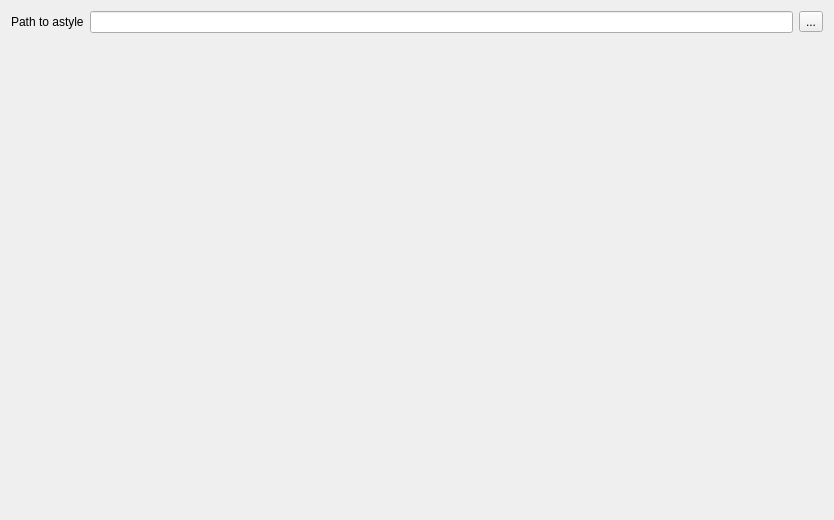
<?xml version="1.0" encoding="UTF-8"?>
<ui version="4.0">
 <class>FormatterPathWidget</class>
 <widget class="QWidget" name="FormatterPathWidget">
  <property name="geometry">
   <rect>
    <x>0</x>
    <y>0</y>
    <width>834</width>
    <height>520</height>
   </rect>
  </property>
  <property name="windowTitle">
   <string>Form</string>
  </property>
  <layout class="QGridLayout" name="gridLayout">
   <item row="0" column="0">
    <widget class="QLabel" name="label">
     <property name="text">
      <string>Path to astyle</string>
     </property>
    </widget>
   </item>
   <item row="0" column="2">
    <widget class="QToolButton" name="btnChooseAstyle">
     <property name="text">
      <string>...</string>
     </property>
    </widget>
   </item>
   <item row="0" column="1">
    <widget class="QLineEdit" name="txtAstyle"/>
   </item>
   <item row="1" column="0">
    <spacer name="verticalSpacer">
     <property name="orientation">
      <enum>Qt::Vertical</enum>
     </property>
     <property name="sizeHint" stdset="0">
      <size>
       <width>20</width>
       <height>40</height>
      </size>
     </property>
    </spacer>
   </item>
  </layout>
 </widget>
 <resources>
  <include location="../icons.qrc"/>
 </resources>
 <connections/>
</ui>
